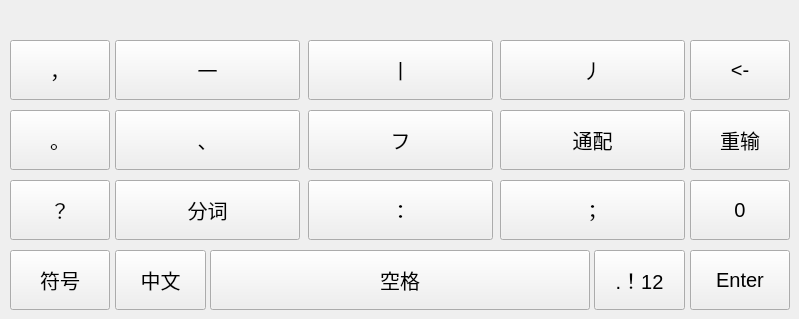
   <widget class="QWidget" name="page_Strokes">
    <widget class="QPushButton" name="pushButton_Strokes_Comma">
     <property name="geometry">
      <rect>
       <x>10</x>
       <y>40</y>
       <width>100</width>
       <height>60</height>
      </rect>
     </property>
     <property name="font">
      <font>
       <pointsize>15</pointsize>
      </font>
     </property>
     <property name="focusPolicy">
      <enum>Qt::NoFocus</enum>
     </property>
     <property name="text">
      <string notr="true">，</string>
     </property>
    </widget>
    <widget class="QPushButton" name="pushButton_Strokes_Heng">
     <property name="geometry">
      <rect>
       <x>115</x>
       <y>40</y>
       <width>185</width>
       <height>60</height>
      </rect>
     </property>
     <property name="font">
      <font>
       <pointsize>15</pointsize>
      </font>
     </property>
     <property name="focusPolicy">
      <enum>Qt::NoFocus</enum>
     </property>
     <property name="text">
      <string notr="true">一</string>
     </property>
    </widget>
    <widget class="QPushButton" name="pushButton_Strokes_Shu">
     <property name="geometry">
      <rect>
       <x>308</x>
       <y>40</y>
       <width>185</width>
       <height>60</height>
      </rect>
     </property>
     <property name="font">
      <font>
       <pointsize>15</pointsize>
      </font>
     </property>
     <property name="focusPolicy">
      <enum>Qt::NoFocus</enum>
     </property>
     <property name="text">
      <string notr="true">丨</string>
     </property>
    </widget>
    <widget class="QPushButton" name="pushButton_Strokes_Pie">
     <property name="geometry">
      <rect>
       <x>500</x>
       <y>40</y>
       <width>185</width>
       <height>60</height>
      </rect>
     </property>
     <property name="font">
      <font>
       <pointsize>15</pointsize>
      </font>
     </property>
     <property name="focusPolicy">
      <enum>Qt::NoFocus</enum>
     </property>
     <property name="text">
      <string notr="true">丿</string>
     </property>
    </widget>
    <widget class="QPushButton" name="pushButton_Strokes_Backspace">
     <property name="geometry">
      <rect>
       <x>690</x>
       <y>40</y>
       <width>100</width>
       <height>60</height>
      </rect>
     </property>
     <property name="font">
      <font>
       <pointsize>15</pointsize>
      </font>
     </property>
     <property name="focusPolicy">
      <enum>Qt::NoFocus</enum>
     </property>
     <property name="text">
      <string notr="true">&lt;-</string>
     </property>
    </widget>
    <widget class="QPushButton" name="pushButton_Strokes_Globbing">
     <property name="geometry">
      <rect>
       <x>500</x>
       <y>110</y>
       <width>185</width>
       <height>60</height>
      </rect>
     </property>
     <property name="font">
      <font>
       <pointsize>15</pointsize>
      </font>
     </property>
     <property name="focusPolicy">
      <enum>Qt::NoFocus</enum>
     </property>
     <property name="text">
      <string>通配</string>
     </property>
    </widget>
    <widget class="QPushButton" name="pushButton_Strokes_Dian">
     <property name="geometry">
      <rect>
       <x>115</x>
       <y>110</y>
       <width>185</width>
       <height>60</height>
      </rect>
     </property>
     <property name="font">
      <font>
       <pointsize>15</pointsize>
      </font>
     </property>
     <property name="focusPolicy">
      <enum>Qt::NoFocus</enum>
     </property>
     <property name="text">
      <string notr="true">、</string>
     </property>
    </widget>
    <widget class="QPushButton" name="pushButton_Strokes_Hengpie">
     <property name="geometry">
      <rect>
       <x>308</x>
       <y>110</y>
       <width>185</width>
       <height>60</height>
      </rect>
     </property>
     <property name="font">
      <font>
       <pointsize>15</pointsize>
      </font>
     </property>
     <property name="focusPolicy">
      <enum>Qt::NoFocus</enum>
     </property>
     <property name="text">
      <string notr="true">フ</string>
     </property>
    </widget>
    <widget class="QPushButton" name="pushButton_Semicolon">
     <property name="geometry">
      <rect>
       <x>500</x>
       <y>180</y>
       <width>185</width>
       <height>60</height>
      </rect>
     </property>
     <property name="font">
      <font>
       <pointsize>15</pointsize>
      </font>
     </property>
     <property name="focusPolicy">
      <enum>Qt::NoFocus</enum>
     </property>
     <property name="text">
      <string notr="true">；</string>
     </property>
    </widget>
    <widget class="QPushButton" name="pushButton_Strokes_Participle">
     <property name="geometry">
      <rect>
       <x>115</x>
       <y>180</y>
       <width>185</width>
       <height>60</height>
      </rect>
     </property>
     <property name="font">
      <font>
       <pointsize>15</pointsize>
      </font>
     </property>
     <property name="focusPolicy">
      <enum>Qt::NoFocus</enum>
     </property>
     <property name="text">
      <string>分词</string>
     </property>
    </widget>
    <widget class="QPushButton" name="pushButton_Strokes_Colon">
     <property name="geometry">
      <rect>
       <x>308</x>
       <y>180</y>
       <width>185</width>
       <height>60</height>
      </rect>
     </property>
     <property name="font">
      <font>
       <pointsize>15</pointsize>
      </font>
     </property>
     <property name="focusPolicy">
      <enum>Qt::NoFocus</enum>
     </property>
     <property name="text">
      <string notr="true">：</string>
     </property>
    </widget>
    <widget class="QPushButton" name="pushButton_Strokes_Num">
     <property name="geometry">
      <rect>
       <x>594</x>
       <y>250</y>
       <width>91</width>
       <height>60</height>
      </rect>
     </property>
     <property name="font">
      <font>
       <pointsize>15</pointsize>
      </font>
     </property>
     <property name="focusPolicy">
      <enum>Qt::NoFocus</enum>
     </property>
     <property name="text">
      <string notr="true">.！12</string>
     </property>
    </widget>
    <widget class="QPushButton" name="pushButton_Strokes_Space">
     <property name="geometry">
      <rect>
       <x>210</x>
       <y>250</y>
       <width>380</width>
       <height>60</height>
      </rect>
     </property>
     <property name="font">
      <font>
       <pointsize>15</pointsize>
      </font>
     </property>
     <property name="focusPolicy">
      <enum>Qt::NoFocus</enum>
     </property>
     <property name="text">
      <string>空格</string>
     </property>
    </widget>
    <widget class="QPushButton" name="pushButton_Strokes_Language">
     <property name="geometry">
      <rect>
       <x>115</x>
       <y>250</y>
       <width>91</width>
       <height>60</height>
      </rect>
     </property>
     <property name="font">
      <font>
       <pointsize>15</pointsize>
      </font>
     </property>
     <property name="focusPolicy">
      <enum>Qt::NoFocus</enum>
     </property>
     <property name="text">
      <string>中文</string>
     </property>
    </widget>
    <widget class="QPushButton" name="pushButton_Strokes_Rewrite">
     <property name="geometry">
      <rect>
       <x>690</x>
       <y>110</y>
       <width>100</width>
       <height>60</height>
      </rect>
     </property>
     <property name="font">
      <font>
       <pointsize>15</pointsize>
      </font>
     </property>
     <property name="focusPolicy">
      <enum>Qt::NoFocus</enum>
     </property>
     <property name="text">
      <string>重输</string>
     </property>
    </widget>
    <widget class="QPushButton" name="pushButton_Strokes_0">
     <property name="geometry">
      <rect>
       <x>690</x>
       <y>180</y>
       <width>100</width>
       <height>60</height>
      </rect>
     </property>
     <property name="font">
      <font>
       <pointsize>15</pointsize>
      </font>
     </property>
     <property name="focusPolicy">
      <enum>Qt::NoFocus</enum>
     </property>
     <property name="text">
      <string notr="true">0</string>
     </property>
    </widget>
    <widget class="QPushButton" name="pushButton_Strokes_Enter">
     <property name="geometry">
      <rect>
       <x>690</x>
       <y>250</y>
       <width>100</width>
       <height>60</height>
      </rect>
     </property>
     <property name="font">
      <font>
       <pointsize>15</pointsize>
      </font>
     </property>
     <property name="focusPolicy">
      <enum>Qt::NoFocus</enum>
     </property>
     <property name="text">
      <string notr="true">Enter</string>
     </property>
    </widget>
    <widget class="QPushButton" name="pushButton_Strokes_Symbol">
     <property name="geometry">
      <rect>
       <x>10</x>
       <y>250</y>
       <width>100</width>
       <height>60</height>
      </rect>
     </property>
     <property name="font">
      <font>
       <pointsize>15</pointsize>
      </font>
     </property>
     <property name="focusPolicy">
      <enum>Qt::NoFocus</enum>
     </property>
     <property name="text">
      <string>符号</string>
     </property>
    </widget>
    <widget class="QPushButton" name="pushButton_Strokes_Period">
     <property name="geometry">
      <rect>
       <x>10</x>
       <y>110</y>
       <width>100</width>
       <height>60</height>
      </rect>
     </property>
     <property name="font">
      <font>
       <pointsize>15</pointsize>
      </font>
     </property>
     <property name="focusPolicy">
      <enum>Qt::NoFocus</enum>
     </property>
     <property name="text">
      <string notr="true">。</string>
     </property>
    </widget>
    <widget class="QPushButton" name="pushButton_Strokes_Question">
     <property name="geometry">
      <rect>
       <x>10</x>
       <y>180</y>
       <width>100</width>
       <height>60</height>
      </rect>
     </property>
     <property name="font">
      <font>
       <pointsize>15</pointsize>
      </font>
     </property>
     <property name="focusPolicy">
      <enum>Qt::NoFocus</enum>
     </property>
     <property name="text">
      <string notr="true">？</string>
     </property>
    </widget>
   </widget>
